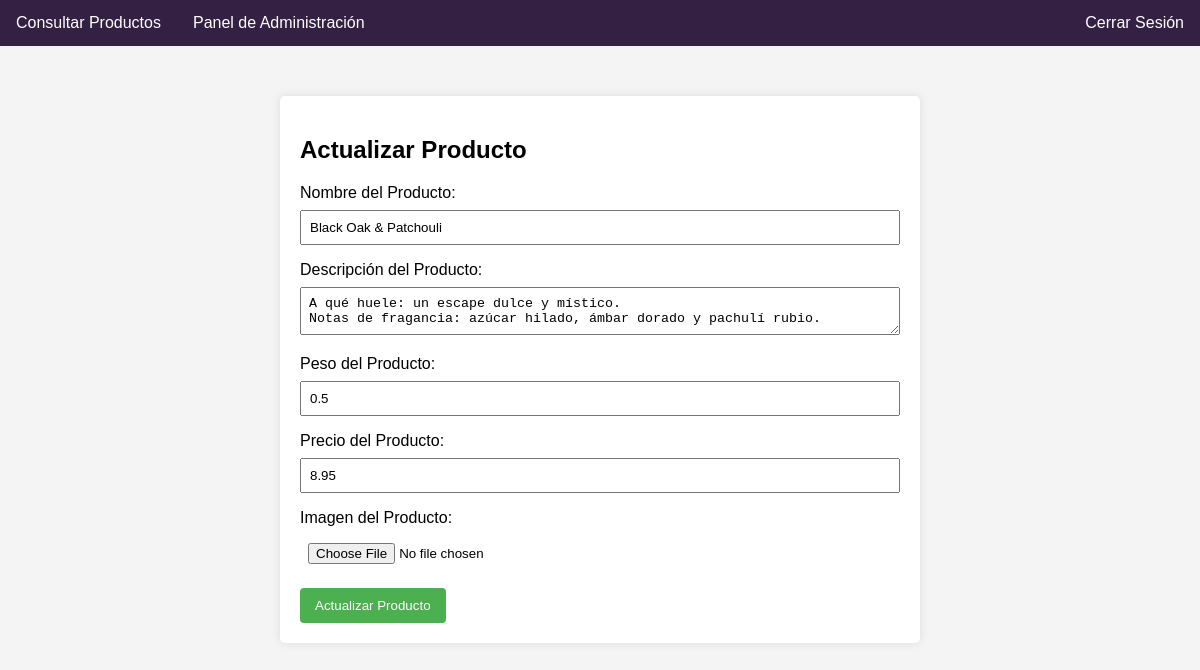
Page /actualizar_producto.php?id=12 (signed in) on the committed database.
### tables this page shows
CREATE TABLE `productos` (
  `productoID` int(2) NOT NULL,
  `nombre` varchar(30) NOT NULL,
  `descripcion` varchar(255) NOT NULL,
  `peso` double NOT NULL,
  `precio` double NOT NULL,
  `imagen` varchar(30) NOT NULL
);

### actualizar_producto.php (the view, shortened to what this page needs)
<?php
require_once 'menu.php';
include_once 'conecta.php';
$idProducto = isset($_GET['id']) ? $_GET['id'] : '';
$sqlSelect = "SELECT * FROM productos WHERE productoID = :id";
$stmtSelect = $con->prepare($sqlSelect);
$stmtSelect->bindParam(':id', $idProducto, PDO::PARAM_INT);
$stmtSelect->execute();
$producto = $stmtSelect->fetch(PDO::FETCH_ASSOC);
?>
<!DOCTYPE html>
<html lang="en">
<head>
</head>
<body>
    <div class="container">
        <h2>Actualizar Producto</h2>
        <form action="actualizar_producto.php?id=<?php echo $idProducto; ?>" method="post" enctype="multipart/form-data">
            <label for="nombre">Nombre del Producto:</label>
            <input type="text" id="nombre" name="nombre" value="<?php echo isset($producto['nombre']) ? $producto['nombre'] : ''; ?>" required>
            <label for="descripcion">Descripción del Producto:</label>
            <textarea id="descripcion" name="descripcion" required><?php echo isset($producto['descripcion']) ? $producto['descripcion'] : ''; ?></textarea>
            <label for="peso">Peso del Producto:</label>
            <input type="text" id="peso" name="peso" value="<?php echo isset($producto['peso']) ? $producto['peso'] : ''; ?>" required>
            <label for="precio">Precio del Producto:</label>
            <input type="text" id="precio" name="precio" value="<?php echo isset($producto['precio']) ? $producto['precio'] : ''; ?>" required>
            <label for="imagen">Imagen del Producto:</label>
            <input type="file" id="imagen" name="imagen" accept="image/*">
            <button type="submit" name="submit">Actualizar Producto</button>
        </form>
    </div>
</body>
</html>

### menu.php (style rules this page uses)
body { font-family: Arial, sans-serif; background-color: #f0f0f0; margin: 0; padding: 0; }

### actualizar_producto.php (style rules this page uses)
body { font-family: Arial, sans-serif; background-color: #f4f4f4; margin: 0; padding: 0; }
.container { max-width: 600px; margin: 50px auto; background-color: #fff; padding: 20px; border-radius: 5px; box-shadow: 0 0 10px rgba(0, 0, 0, 0.1); }
label { display: block; margin-bottom: 8px; }
input, textarea { width: 100%; padding: 8px; margin-bottom: 16px; box-sizing: border-box; }
button { background-color: #4CAF50; color: white; padding: 10px 15px; border: none; border-radius: 4px; cursor: pointer; }

### rows in the picture
productos: nombre "Black Oak & Patchouli", descripcion "A qué huele: un escape dulce y místico. Notas de fragancia: azúcar hilado, ámbar dorado y pachulí rubio.", peso "0.5", precio "8.95"
